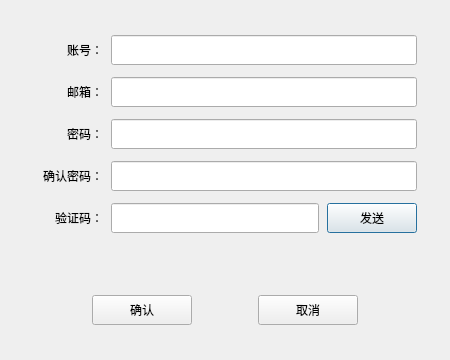
<?xml version="1.0" encoding="UTF-8"?>
<ui version="4.0">
 <class>RegisterDialog</class>
 <widget class="QDialog" name="RegisterDialog">
  <property name="geometry">
   <rect>
    <x>0</x>
    <y>0</y>
    <width>450</width>
    <height>360</height>
   </rect>
  </property>
  <property name="windowTitle">
   <string>mychat</string>
  </property>
  <layout class="QVBoxLayout" name="verticalLayout_2">
   <property name="leftMargin">
    <number>24</number>
   </property>
   <property name="topMargin">
    <number>24</number>
   </property>
   <property name="rightMargin">
    <number>24</number>
   </property>
   <property name="bottomMargin">
    <number>24</number>
   </property>
   <item>
    <widget class="QStackedWidget" name="stackedWidget">
     <property name="currentIndex">
      <number>0</number>
     </property>
     <widget class="QWidget" name="page">
      <layout class="QVBoxLayout" name="verticalLayout_3">
       <item>
        <spacer name="verticalSpacer">
         <property name="orientation">
          <enum>Qt::Orientation::Vertical</enum>
         </property>
         <property name="sizeHint" stdset="0">
          <size>
           <width>20</width>
           <height>20</height>
          </size>
         </property>
        </spacer>
       </item>
       <item>
        <layout class="QGridLayout" name="gridLayout">
         <property name="horizontalSpacing">
          <number>8</number>
         </property>
         <property name="verticalSpacing">
          <number>12</number>
         </property>
         <item row="0" column="0">
          <widget class="QLabel" name="acc">
           <property name="minimumSize">
            <size>
             <width>70</width>
             <height>30</height>
            </size>
           </property>
           <property name="maximumSize">
            <size>
             <width>70</width>
             <height>30</height>
            </size>
           </property>
           <property name="text">
            <string>账号：</string>
           </property>
           <property name="alignment">
            <set>Qt::AlignmentFlag::AlignRight|Qt::AlignmentFlag::AlignTrailing|Qt::AlignmentFlag::AlignVCenter</set>
           </property>
          </widget>
         </item>
         <item row="0" column="1" colspan="2">
          <widget class="QLineEdit" name="accEdit">
           <property name="minimumSize">
            <size>
             <width>0</width>
             <height>30</height>
            </size>
           </property>
           <property name="maximumSize">
            <size>
             <width>16777215</width>
             <height>30</height>
            </size>
           </property>
          </widget>
         </item>
         <item row="1" column="0">
          <widget class="QLabel" name="email">
           <property name="minimumSize">
            <size>
             <width>70</width>
             <height>30</height>
            </size>
           </property>
           <property name="maximumSize">
            <size>
             <width>70</width>
             <height>30</height>
            </size>
           </property>
           <property name="text">
            <string>邮箱：</string>
           </property>
           <property name="alignment">
            <set>Qt::AlignmentFlag::AlignRight|Qt::AlignmentFlag::AlignTrailing|Qt::AlignmentFlag::AlignVCenter</set>
           </property>
          </widget>
         </item>
         <item row="1" column="1" colspan="2">
          <widget class="QLineEdit" name="emailEdit">
           <property name="minimumSize">
            <size>
             <width>0</width>
             <height>30</height>
            </size>
           </property>
           <property name="maximumSize">
            <size>
             <width>16777215</width>
             <height>30</height>
            </size>
           </property>
          </widget>
         </item>
         <item row="2" column="0">
          <widget class="QLabel" name="password">
           <property name="minimumSize">
            <size>
             <width>70</width>
             <height>30</height>
            </size>
           </property>
           <property name="maximumSize">
            <size>
             <width>70</width>
             <height>30</height>
            </size>
           </property>
           <property name="text">
            <string>密码：</string>
           </property>
           <property name="alignment">
            <set>Qt::AlignmentFlag::AlignRight|Qt::AlignmentFlag::AlignTrailing|Qt::AlignmentFlag::AlignVCenter</set>
           </property>
          </widget>
         </item>
         <item row="2" column="1" colspan="2">
          <widget class="QLineEdit" name="passEdit">
           <property name="minimumSize">
            <size>
             <width>0</width>
             <height>30</height>
            </size>
           </property>
           <property name="maximumSize">
            <size>
             <width>16777215</width>
             <height>30</height>
            </size>
           </property>
           <property name="echoMode">
            <enum>QLineEdit::EchoMode::Password</enum>
           </property>
          </widget>
         </item>
         <item row="3" column="0">
          <widget class="QLabel" name="confirm">
           <property name="minimumSize">
            <size>
             <width>70</width>
             <height>30</height>
            </size>
           </property>
           <property name="maximumSize">
            <size>
             <width>70</width>
             <height>30</height>
            </size>
           </property>
           <property name="text">
            <string>确认密码：</string>
           </property>
           <property name="alignment">
            <set>Qt::AlignmentFlag::AlignRight|Qt::AlignmentFlag::AlignTrailing|Qt::AlignmentFlag::AlignVCenter</set>
           </property>
          </widget>
         </item>
         <item row="3" column="1" colspan="2">
          <widget class="QLineEdit" name="confEdit">
           <property name="minimumSize">
            <size>
             <width>0</width>
             <height>30</height>
            </size>
           </property>
           <property name="maximumSize">
            <size>
             <width>16777215</width>
             <height>30</height>
            </size>
           </property>
           <property name="echoMode">
            <enum>QLineEdit::EchoMode::Password</enum>
           </property>
          </widget>
         </item>
         <item row="4" column="0">
          <widget class="QLabel" name="capt">
           <property name="minimumSize">
            <size>
             <width>70</width>
             <height>30</height>
            </size>
           </property>
           <property name="maximumSize">
            <size>
             <width>70</width>
             <height>30</height>
            </size>
           </property>
           <property name="text">
            <string>验证码：</string>
           </property>
           <property name="alignment">
            <set>Qt::AlignmentFlag::AlignRight|Qt::AlignmentFlag::AlignTrailing|Qt::AlignmentFlag::AlignVCenter</set>
           </property>
          </widget>
         </item>
         <item row="4" column="1">
          <widget class="QLineEdit" name="captEdit">
           <property name="minimumSize">
            <size>
             <width>0</width>
             <height>30</height>
            </size>
           </property>
           <property name="maximumSize">
            <size>
             <width>16777215</width>
             <height>30</height>
            </size>
           </property>
          </widget>
         </item>
         <item row="4" column="2">
          <widget class="QPushButton" name="capt_btn">
           <property name="minimumSize">
            <size>
             <width>90</width>
             <height>30</height>
            </size>
           </property>
           <property name="maximumSize">
            <size>
             <width>90</width>
             <height>30</height>
            </size>
           </property>
           <property name="text">
            <string>发送</string>
           </property>
          </widget>
         </item>
        </layout>
       </item>
       <item>
        <widget class="QWidget" name="widget" native="true">
         <layout class="QVBoxLayout" name="verticalLayout">
          <item>
           <widget class="QLabel" name="err_tip">
            <property name="text">
             <string/>
            </property>
            <property name="alignment">
             <set>Qt::AlignmentFlag::AlignRight|Qt::AlignmentFlag::AlignTrailing|Qt::AlignmentFlag::AlignVCenter</set>
            </property>
           </widget>
          </item>
         </layout>
        </widget>
       </item>
       <item>
        <spacer name="verticalSpacer_3">
         <property name="orientation">
          <enum>Qt::Orientation::Vertical</enum>
         </property>
         <property name="sizeHint" stdset="0">
          <size>
           <width>20</width>
           <height>35</height>
          </size>
         </property>
        </spacer>
       </item>
       <item>
        <layout class="QHBoxLayout" name="horizontalLayout_6">
         <item>
          <spacer name="horizontalSpacer">
           <property name="orientation">
            <enum>Qt::Orientation::Horizontal</enum>
           </property>
           <property name="sizeHint" stdset="0">
            <size>
             <width>40</width>
             <height>20</height>
            </size>
           </property>
          </spacer>
         </item>
         <item>
          <widget class="QPushButton" name="reg_btn">
           <property name="minimumSize">
            <size>
             <width>100</width>
             <height>30</height>
            </size>
           </property>
           <property name="maximumSize">
            <size>
             <width>100</width>
             <height>30</height>
            </size>
           </property>
           <property name="text">
            <string>确认</string>
           </property>
          </widget>
         </item>
         <item>
          <spacer name="horizontalSpacer_3">
           <property name="orientation">
            <enum>Qt::Orientation::Horizontal</enum>
           </property>
           <property name="sizeHint" stdset="0">
            <size>
             <width>40</width>
             <height>20</height>
            </size>
           </property>
          </spacer>
         </item>
         <item>
          <widget class="QPushButton" name="cancel_btn">
           <property name="minimumSize">
            <size>
             <width>100</width>
             <height>30</height>
            </size>
           </property>
           <property name="maximumSize">
            <size>
             <width>100</width>
             <height>30</height>
            </size>
           </property>
           <property name="text">
            <string>取消</string>
           </property>
          </widget>
         </item>
         <item>
          <spacer name="horizontalSpacer_2">
           <property name="orientation">
            <enum>Qt::Orientation::Horizontal</enum>
           </property>
           <property name="sizeHint" stdset="0">
            <size>
             <width>40</width>
             <height>20</height>
            </size>
           </property>
          </spacer>
         </item>
        </layout>
       </item>
       <item>
        <spacer name="verticalSpacer_2">
         <property name="orientation">
          <enum>Qt::Orientation::Vertical</enum>
         </property>
         <property name="sizeHint" stdset="0">
          <size>
           <width>20</width>
           <height>20</height>
          </size>
         </property>
        </spacer>
       </item>
      </layout>
     </widget>
     <widget class="QWidget" name="page_2"/>
    </widget>
   </item>
  </layout>
 </widget>
 <resources/>
 <connections/>
</ui>
